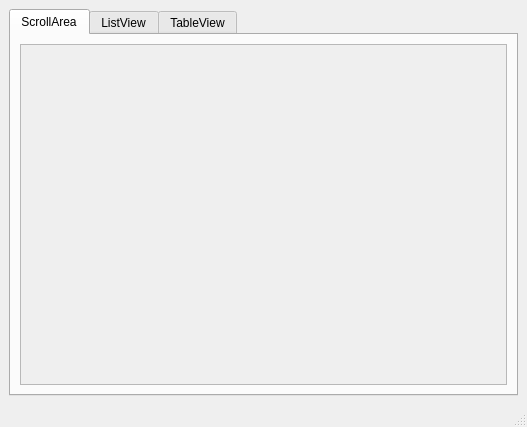
<?xml version="1.0" encoding="UTF-8"?>
<ui version="4.0">
 <class>MainWindow</class>
 <widget class="QMainWindow" name="MainWindow">
  <property name="geometry">
   <rect>
    <x>0</x>
    <y>0</y>
    <width>527</width>
    <height>427</height>
   </rect>
  </property>
  <property name="windowTitle">
   <string>Qt Style Kinetic Test</string>
  </property>
  <widget class="QWidget" name="centralwidget">
   <layout class="QVBoxLayout" name="verticalLayout_3">
    <item>
     <layout class="QHBoxLayout" name="horizontalLayout">
      <item>
       <widget class="QTabWidget" name="tabWidget">
        <property name="currentIndex">
         <number>0</number>
        </property>
        <widget class="QWidget" name="tab">
         <attribute name="title">
          <string>ScrollArea</string>
         </attribute>
         <layout class="QVBoxLayout" name="verticalLayout">
          <item>
           <widget class="QScrollArea" name="scrollArea">
            <property name="widgetResizable">
             <bool>true</bool>
            </property>
            <widget class="QWidget" name="scrollAreaWidgetContents">
             <property name="geometry">
              <rect>
               <x>0</x>
               <y>0</y>
               <width>495</width>
               <height>353</height>
              </rect>
             </property>
            </widget>
           </widget>
          </item>
         </layout>
        </widget>
        <widget class="QWidget" name="tab_2">
         <attribute name="title">
          <string>ListView</string>
         </attribute>
         <layout class="QVBoxLayout" name="verticalLayout_2">
          <item>
           <widget class="QListWidget" name="listWidget"/>
          </item>
         </layout>
        </widget>
        <widget class="QWidget" name="tab_3">
         <attribute name="title">
          <string>TableView</string>
         </attribute>
         <layout class="QVBoxLayout" name="verticalLayout_4">
          <item>
           <widget class="QTableWidget" name="tableWidget">
            <property name="rowCount">
             <number>100</number>
            </property>
            <property name="columnCount">
             <number>100</number>
            </property>
            <row/>
            <row/>
            <row/>
            <row/>
            <row/>
            <row/>
            <row/>
            <row/>
            <row/>
            <row/>
            <row/>
            <row/>
            <row/>
            <row/>
            <row/>
            <row/>
            <row/>
            <row/>
            <row/>
            <row/>
            <row/>
            <row/>
            <row/>
            <row/>
            <row/>
            <row/>
            <row/>
            <row/>
            <row/>
            <row/>
            <row/>
            <row/>
            <row/>
            <row/>
            <row/>
            <row/>
            <row/>
            <row/>
            <row/>
            <row/>
            <row/>
            <row/>
            <row/>
            <row/>
            <row/>
            <row/>
            <row/>
            <row/>
            <row/>
            <row/>
            <row/>
            <row/>
            <row/>
            <row/>
            <row/>
            <row/>
            <row/>
            <row/>
            <row/>
            <row/>
            <row/>
            <row/>
            <row/>
            <row/>
            <row/>
            <row/>
            <row/>
            <row/>
            <row/>
            <row/>
            <row/>
            <row/>
            <row/>
            <row/>
            <row/>
            <row/>
            <row/>
            <row/>
            <row/>
            <row/>
            <row/>
            <row/>
            <row/>
            <row/>
            <row/>
            <row/>
            <row/>
            <row/>
            <row/>
            <row/>
            <row/>
            <row/>
            <row/>
            <row/>
            <row/>
            <row/>
            <row/>
            <row/>
            <row/>
            <row/>
            <column/>
            <column/>
            <column/>
            <column/>
            <column/>
            <column/>
            <column/>
            <column/>
            <column/>
            <column/>
            <column/>
            <column/>
            <column/>
            <column/>
            <column/>
            <column/>
            <column/>
            <column/>
            <column/>
            <column/>
            <column/>
            <column/>
            <column/>
            <column/>
            <column/>
            <column/>
            <column/>
            <column/>
            <column/>
            <column/>
            <column/>
            <column/>
            <column/>
            <column/>
            <column/>
            <column/>
            <column/>
            <column/>
            <column/>
            <column/>
            <column/>
            <column/>
            <column/>
            <column/>
            <column/>
            <column/>
            <column/>
            <column/>
            <column/>
            <column/>
            <column/>
            <column/>
            <column/>
            <column/>
            <column/>
            <column/>
            <column/>
            <column/>
            <column/>
            <column/>
            <column/>
            <column/>
            <column/>
            <column/>
            <column/>
            <column/>
            <column/>
            <column/>
            <column/>
            <column/>
            <column/>
            <column/>
            <column/>
            <column/>
            <column/>
            <column/>
            <column/>
            <column/>
            <column/>
            <column/>
            <column/>
            <column/>
            <column/>
            <column/>
            <column/>
            <column/>
            <column/>
            <column/>
            <column/>
            <column/>
            <column/>
            <column/>
            <column/>
            <column/>
            <column/>
            <column/>
            <column/>
            <column/>
            <column/>
            <column/>
           </widget>
          </item>
         </layout>
        </widget>
       </widget>
      </item>
     </layout>
    </item>
   </layout>
  </widget>
  <widget class="QStatusBar" name="statusbar"/>
  <action name="actionNew">
   <property name="text">
    <string>New</string>
   </property>
  </action>
  <action name="actionQuit">
   <property name="text">
    <string>Quit</string>
   </property>
  </action>
  <action name="actionOpen">
   <property name="icon">
    <iconset>
     <normaloff>:/images/images/icon-m-save.svg</normaloff>:/images/images/icon-m-save.svg</iconset>
   </property>
   <property name="text">
    <string>Open...</string>
   </property>
  </action>
  <action name="actionOrder">
   <property name="icon">
    <iconset>
     <normaloff>:/images/images/icon-m-message-send-receive.svg</normaloff>:/images/images/icon-m-message-send-receive.svg</iconset>
   </property>
   <property name="text">
    <string>order</string>
   </property>
  </action>
  <action name="actionAction_1">
   <property name="text">
    <string>Action 1</string>
   </property>
  </action>
  <action name="actionAction_2">
   <property name="text">
    <string>Action 2</string>
   </property>
  </action>
  <action name="actionAction_3">
   <property name="text">
    <string>Action 3</string>
   </property>
  </action>
  <action name="actionAction_4">
   <property name="text">
    <string>Action 4</string>
   </property>
  </action>
 </widget>
 <resources/>
 <connections/>
</ui>
